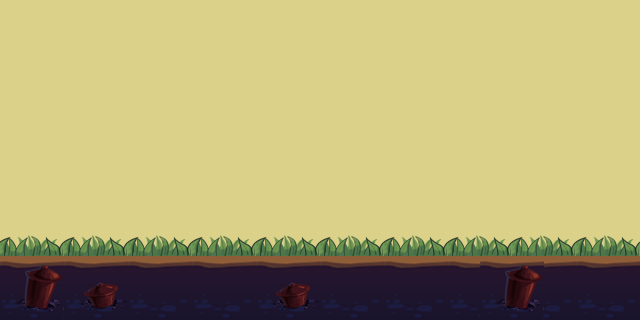

Tiled map render using the project's own tile images. Description and the map definition, with tile-layer contents summarised, below:
An orthogonal 20x10 tile map with 32x32 px tiles, 2 tile layers (background, grass) and 8 objects.

<map version="1.0" orientation="orthogonal" renderorder="right-down" width="20" height="10" tilewidth="32" tileheight="32" nextobjectid="9">
 <tileset firstgid="1" name="map" tilewidth="32" tileheight="32">
  <image source="map.png" width="128" height="128" />
 </tileset>
 <layer name="background" width="20" height="10">
  <data>[200 cells, 200 non-empty, 13 distinct tile ids]</data>
 </layer>
 <layer name="grass" width="20" height="10">
  <data>[200 cells, 20 non-empty, 2 distinct tile ids]</data>
 </layer>
 <objectgroup name="coin">
  <object id="1" x="352" y="107" />
  <object id="2" x="352" y="143" />
  <object id="3" x="352" y="184" />
  <object id="4" x="352" y="225" />
  <object id="5" x="303" y="107" />
  <object id="6" x="302" y="226" />
  <object id="7" x="404" y="226" />
 </objectgroup>
 <objectgroup name="rock">
  <object id="8" x="516" y="230" />
 </objectgroup>
</map>
